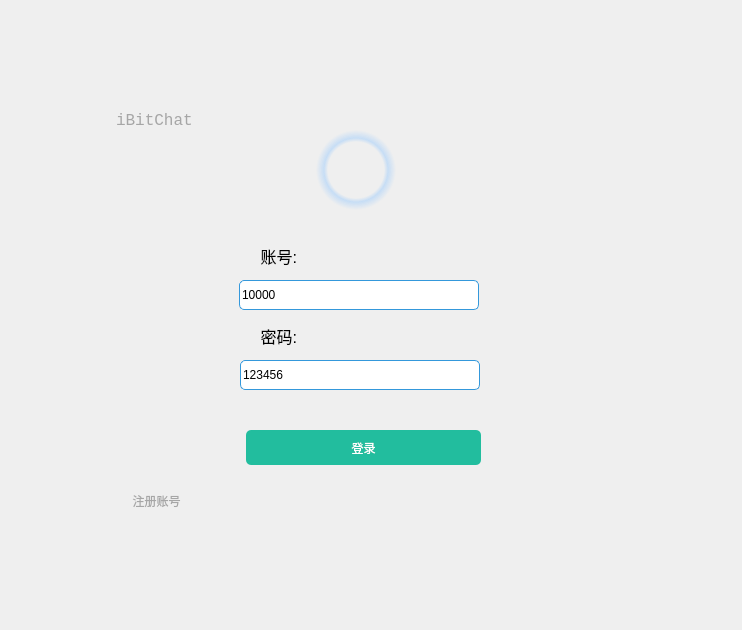
<?xml version="1.0" encoding="UTF-8"?>
<ui version="4.0">
 <class>LoginDlg</class>
 <widget class="QDialog" name="LoginDlg">
  <property name="geometry">
   <rect>
    <x>0</x>
    <y>0</y>
    <width>742</width>
    <height>630</height>
   </rect>
  </property>
  <property name="minimumSize">
   <size>
    <width>430</width>
    <height>330</height>
   </size>
  </property>
  <property name="maximumSize">
   <size>
    <width>16777215</width>
    <height>16777215</height>
   </size>
  </property>
  <property name="windowTitle">
   <string>Dialog</string>
  </property>
  <property name="styleSheet">
   <string notr="true"/>
  </property>
  <layout class="QGridLayout" name="gridLayout">
   <item row="1" column="0">
    <widget class="QWidget" name="centerWidget" native="true">
     <property name="minimumSize">
      <size>
       <width>430</width>
       <height>330</height>
      </size>
     </property>
     <property name="maximumSize">
      <size>
       <width>530</width>
       <height>430</height>
      </size>
     </property>
     <widget class="QPushButton" name="pushbtn_regist">
      <property name="geometry">
       <rect>
        <x>0</x>
        <y>380</y>
        <width>101</width>
        <height>41</height>
       </rect>
      </property>
      <property name="cursor">
       <cursorShape>ArrowCursor</cursorShape>
      </property>
      <property name="statusTip">
       <string>注册</string>
      </property>
      <property name="styleSheet">
       <string notr="true">QPushButton {
	color: rgb(166,166,166);
	border-style: none;
}
QPushButton::hover {
	color: #22BD9E;
}</string>
      </property>
      <property name="text">
       <string>注册账号</string>
      </property>
     </widget>
     <widget class="QWidget" name="layoutWidget">
      <property name="geometry">
       <rect>
        <x>450</x>
        <y>0</y>
        <width>79</width>
        <height>42</height>
       </rect>
      </property>
      <layout class="QHBoxLayout" name="horizontalLayout">
       <item>
        <widget class="QPushButton" name="pushBtn_hide">
         <property name="styleSheet">
          <string notr="true">QPushButton {
	border: none; /* no border for a flat push button */
	image: url(:/src/min.png); /* 最小化 */
	min-width: 34px;
	max-width: 34px;
	min-height: 40px;
	max-height: 40px;
}
QPushButton::hover {
	background-color: rgba(166,166,166, 50); 
}</string>
         </property>
         <property name="text">
          <string/>
         </property>
        </widget>
       </item>
       <item>
        <widget class="QPushButton" name="pushBtn_close">
         <property name="styleSheet">
          <string notr="true">QPushButton {
	border: none; /* no border for a flat push button */
	image: url(:/src/close.png); /* 最小化 */
	min-width: 34px;
	max-width: 34px;
	min-height: 40px;
	max-height: 40px;
}
QPushButton::hover {
	background-color: #f57575; 
}</string>
         </property>
         <property name="text">
          <string/>
         </property>
        </widget>
       </item>
      </layout>
     </widget>
     <widget class="QPushButton" name="pushButton_login">
      <property name="geometry">
       <rect>
        <x>140</x>
        <y>330</y>
        <width>235</width>
        <height>35</height>
       </rect>
      </property>
      <property name="minimumSize">
       <size>
        <width>235</width>
        <height>35</height>
       </size>
      </property>
      <property name="styleSheet">
       <string notr="true">QPushButton{
	
	color: rgb(255, 255, 255);
	border-style: solid;
	border-radius: 5px;	
	background-color: #22BD9E;

}

</string>
      </property>
      <property name="text">
       <string>登录</string>
      </property>
     </widget>
     <widget class="QLineEdit" name="lineEdit_account">
      <property name="geometry">
       <rect>
        <x>133</x>
        <y>180</y>
        <width>240</width>
        <height>30</height>
       </rect>
      </property>
      <property name="minimumSize">
       <size>
        <width>240</width>
        <height>22</height>
       </size>
      </property>
      <property name="maximumSize">
       <size>
        <width>240</width>
        <height>30</height>
       </size>
      </property>
      <property name="styleSheet">
       <string notr="true">QLineEdit{
	color: rgb(0, 0, 0);
	border-style: none;
	border-radius: 5px;	
	border-right:1px solid #3498db;
	border-top:1px solid #3498db;
	border-left:1px solid #3498db;
	border-bottom:1px solid #3498db;
	min-height: 20px;
}
QLineEdit:focus {
    border: 2px solid #3498db;
}</string>
      </property>
      <property name="text">
       <string>10000</string>
      </property>
     </widget>
     <widget class="QLabel" name="label">
      <property name="geometry">
       <rect>
        <x>130</x>
        <y>140</y>
        <width>61</width>
        <height>31</height>
       </rect>
      </property>
      <property name="font">
       <font>
        <pointsize>12</pointsize>
       </font>
      </property>
      <property name="layoutDirection">
       <enum>Qt::LeftToRight</enum>
      </property>
      <property name="text">
       <string>账号:</string>
      </property>
      <property name="alignment">
       <set>Qt::AlignRight|Qt::AlignTrailing|Qt::AlignVCenter</set>
      </property>
     </widget>
     <widget class="QLabel" name="label_3">
      <property name="geometry">
       <rect>
        <x>210</x>
        <y>30</y>
        <width>80</width>
        <height>80</height>
       </rect>
      </property>
      <property name="minimumSize">
       <size>
        <width>80</width>
        <height>80</height>
       </size>
      </property>
      <property name="maximumSize">
       <size>
        <width>80</width>
        <height>80</height>
       </size>
      </property>
      <property name="styleSheet">
       <string notr="true">QLabel{
    background-color: qradialgradient(spread:pad, cx:0.5, cy:0.5, radius:0.5, fx:0.5, fy:0.5, stop:0 rgba(0, 0, 0, 0), stop:0.70 rgba(0, 0, 0, 0), stop:0.80 rgba(136, 194, 255, 100), stop:1 rgba(0, 0, 0, 0));
}
QLabel:hover{
    background-color: qradialgradient(spread:pad, cx:0.5, cy:0.5, radius:0.5, fx:0.5, fy:0.5, stop:0 rgba(0, 0, 0, 0), stop:0.70 rgba(0, 0, 0, 0), stop:0.80 rgba(186, 224, 255, 100), stop:1 rgba(0, 0, 0, 0));
}</string>
      </property>
      <property name="text">
       <string/>
      </property>
      <property name="pixmap">
       <pixmap resource="src.qrc">:/src/头像.jpg</pixmap>
      </property>
      <property name="scaledContents">
       <bool>true</bool>
      </property>
     </widget>
     <widget class="QLabel" name="label_2">
      <property name="geometry">
       <rect>
        <x>130</x>
        <y>220</y>
        <width>61</width>
        <height>31</height>
       </rect>
      </property>
      <property name="font">
       <font>
        <pointsize>12</pointsize>
       </font>
      </property>
      <property name="text">
       <string>密码:</string>
      </property>
      <property name="alignment">
       <set>Qt::AlignRight|Qt::AlignTrailing|Qt::AlignVCenter</set>
      </property>
     </widget>
     <widget class="QLineEdit" name="lineEdit_password">
      <property name="geometry">
       <rect>
        <x>134</x>
        <y>260</y>
        <width>240</width>
        <height>30</height>
       </rect>
      </property>
      <property name="minimumSize">
       <size>
        <width>240</width>
        <height>22</height>
       </size>
      </property>
      <property name="maximumSize">
       <size>
        <width>240</width>
        <height>30</height>
       </size>
      </property>
      <property name="styleSheet">
       <string notr="true">QLineEdit{
	color: rgb(0, 0, 0);
	border-style: none;
	border-radius: 5px;	
	border-right:1px solid #3498db;
	border-top:1px solid #3498db;
	border-left:1px solid #3498db;
	border-bottom:1px solid #3498db;
	min-height: 20px;
}
QLineEdit:focus {
    border: 2px solid #3498db;
}</string>
      </property>
      <property name="text">
       <string>123456</string>
      </property>
     </widget>
     <widget class="QLabel" name="label_4">
      <property name="geometry">
       <rect>
        <x>10</x>
        <y>10</y>
        <width>131</width>
        <height>21</height>
       </rect>
      </property>
      <property name="font">
       <font>
        <family>Consolas</family>
        <pointsize>12</pointsize>
       </font>
      </property>
      <property name="styleSheet">
       <string notr="true">color: rgb(166,166,166);</string>
      </property>
      <property name="text">
       <string>iBitChat</string>
      </property>
     </widget>
    </widget>
   </item>
  </layout>
 </widget>
 <resources>
  <include location="src.qrc"/>
 </resources>
 <connections/>
</ui>
